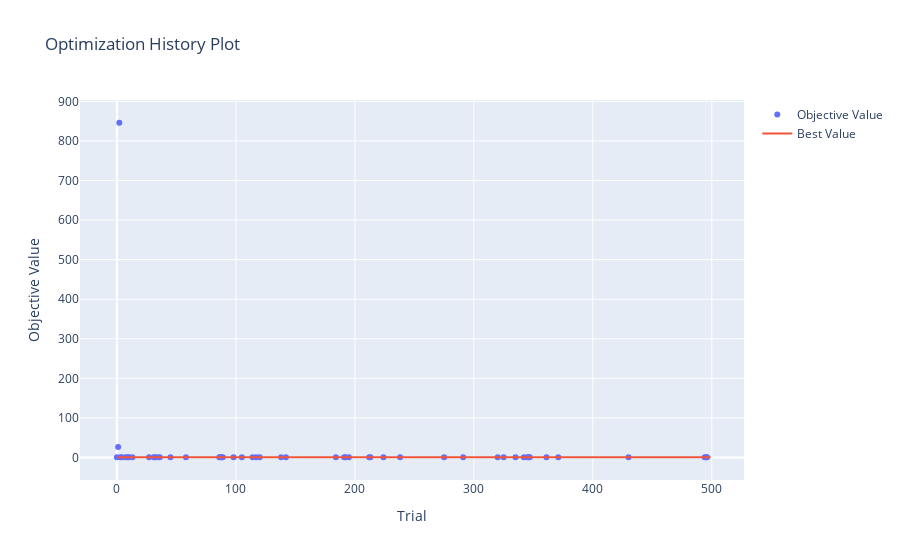

The notebook cell saved with this chart:
### Code cell
import optuna.visualization as vis

# Assuming `study` is your Optuna study object
fig = vis.plot_optimization_history(study)
fig.show()

### Figure 1 — Plotly figure (JSON) as saved in the notebook; plotly's stock layout.template omitted (floating-point values rounded to 4 significant figures; data arrays with more than 128 entries replaced by an {"elided": "..."} marker saying what was removed)
{"data": [{"mode": "markers", "name": "Objective Value", "type": "scatter", "x": [0, 1, 2, 3, 4, 7, 9, 10, 13, 27, 31, 32, 34, 36, 45, 58, 86, 87, 88, 89, 98, 105, 114, 117, 120, 138, 142, 184, 191, 192, 195, 212, 213, 224, 238, 275, 291, 320, 325, 335, 342, 345, 346, 347, 361, 371, 430, 494, 495, 496], "y": [0.6375, 26.3, 845.9, 0.5516, 0.5647, 0.5632, 0.601, 0.5537, 0.5876, 0.5593, 0.5516, 0.5669, 0.5496, 0.5602, 0.5524, 0.5588, 0.5608, 0.561, 0.5509, 0.5599, 0.5579, 0.6253, 0.5577, 0.5663, 0.5595, 0.5509, 0.5652, 0.5599, 0.5582, 0.5622, 0.559, 0.5942, 0.6573, 0.5558, 0.5588, 0.5669, 0.557, 0.5584, 0.5591, 0.5532, 0.6578, 0.5607, 0.728, 0.5693, 0.5607, 0.5619, 0.5737, 0.8294, 0.5565, 0.5741]}, {"mode": "lines", "name": "Best Value", "type": "scatter", "x": {"elided": "500 int values"}, "y": {"elided": "500 float values"}}, {"marker": {"color": "#cccccc"}, "mode": "markers", "name": "Infeasible Trial", "showlegend": false, "type": "scatter", "x": [], "y": []}], "layout": {"title": {"text": "Optimization History Plot"}, "xaxis": {"title": {"text": "Trial"}}, "yaxis": {"title": {"text": "Objective Value"}}}}
